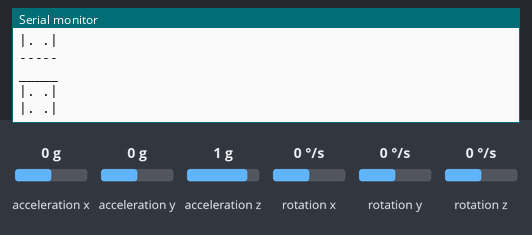
This sketch was run on a simulated Arduino Uno, built with avr-gcc and run on an emulated ATmega328P. On the bench: the last lines printed to the serial monitor. The test bench sets the inputs (shaded band); at power-on: acceleration x 0 g, acceleration y 0 g, acceleration z 1 g, rotation x 0 °/s, rotation y 0 °/s, rotation z 0 °/s.

Above: at 1.2 s.
1.3 s: acceleration x set to -1.4 g
At 2.3 s:
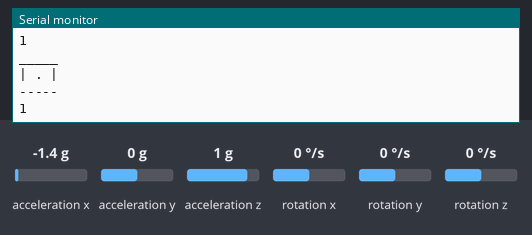
2.9 s: acceleration y set to -1.4 g
At 6.8 s:
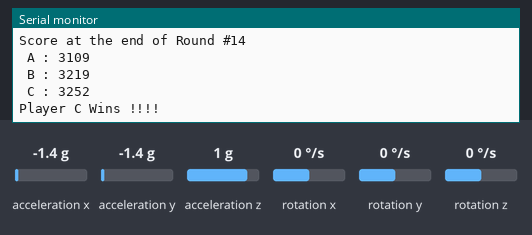
Timing chart, 0 to 8.3 s (numbered marks = the images above; inputs shaded):
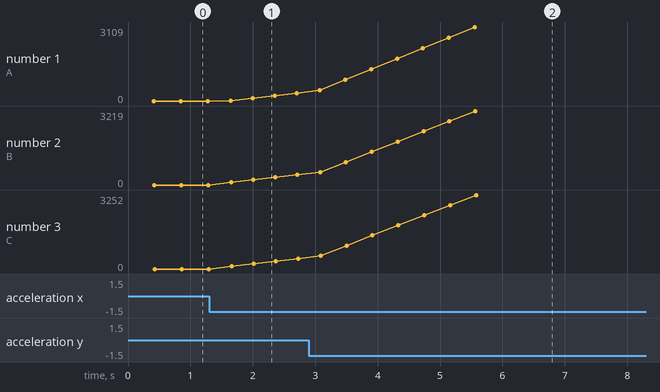

The sketch:

MPU_RAND.ino
```cpp
#include "Wire.h"
#include <MPU6050_light.h>


MPU6050 mpu(Wire);
unsigned long timer = 0;
int passFlag = 0;
int game_state = 0;

void setup() {
  Serial.begin(9600);
  Wire.begin();
  mpu.begin();
}
unsigned char rand_num()
{
  unsigned char sum = 0;
  const uint8_t minEntropyScale = 8; //min-entropy for measuring devices
  for(int i=1;i<=3;i++){
      mpu.update();
      unsigned char X = mpu.getAccAngleX()/10;
      unsigned char Y = mpu.getAccAngleY()/10;
      unsigned char Z = mpu.getGyroX()*10;
      uint8_t real4xBits = (X / minEntropyScale) & 0xF; //Converting the X value obtained to 4 bitnumbers
      uint8_t real4yBits = (Y / minEntropyScale) & 0xF; //Similaryly converting Y
      uint8_t real4zBits = (Z / minEntropyScale) & 0xF; // And Z
      uint8_t randn = ((real4xBits & 0x3) << 6) ^ (real4zBits << 4) ^ (real4yBits << 2) ^ real4xBits ^ (real4zBits >> 2); //Using the Expression for generating a random number
      if (X != 0 || Y!=0 || Z!=0 ){  //Omitting Zero numbers from calculation
        Serial.print("\n");
        Serial.print(randn%6+1); //Taking Mod 6 to get number less than 6 and adding 1 to prevent getting zero
        Serial.print("\n");
        return (randn%6+1); //Function reutrns the number generated
      }
    }
    return; //Edge case

}
int print_pat(int num)
{
  Serial.print("\n_____\n");
  if (num == 1)
  {
    Serial.print("| . |\n");
    Serial.print("-----\n");
  }
  else if(num == 2){
    Serial.print("|. .|\n");
    Serial.print("-----\n");
  }
  else if(num == 3){
    Serial.print("|.  |\n");
    Serial.print("|. .|\n");
    Serial.print("-----\n");
  }
  else if(num == 4){
    Serial.print("|. .|\n");
    Serial.print("|. .|\n");
    Serial.print("-----\n");
  }
  else if(num == 5){
    Serial.print("| . |\n");
    Serial.print("|. .|\n");
    Serial.print("|. .|\n");
    Serial.print("-----\n");
  }
  else {
    Serial.print("|. .|\n");
    Serial.print("|. .|\n");
    Serial.print("|. .|\n");
    Serial.print("-----\n");
  }
  return num;

}
int score_gen(){
  int a = print_pat(rand_num());
  int b = print_pat(rand_num());
  int c = print_pat(rand_num());
  int score = a*100 + b*10 + c;
  return score;
}

void loop() {
 if (game_state == 0)
 {
  int p1 = 0;
  int p2 = 0;
  int p3 = 0;
  int p1_t = 0 ;
  int p2_t = 0;
  int p3_t = 0;
  int k = 1;
  while(game_state == 0)
  {
    Serial.print(" -------------A-------------");
    Serial.print("\n");
    p1 = score_gen();
    Serial.print(" -------------B-------------");
    Serial.print("\n");
    p2 = score_gen();
    Serial.print(" -------------C-------------");
    Serial.print("\n");
    p3 = score_gen();
    p1_t = p1_t + p1;
    p2_t = p2_t + p2;
    p3_t = p3_t + p3;
    Serial.print("Score at the end of Round #");
    Serial.print(k);
    Serial.print("\n");
    Serial.print(" A : ");
    Serial.print(p1_t);
    Serial.print("\n");
    Serial.print(" B : ");
    Serial.print(p2_t);
    Serial.print("\n");
    Serial.print(" C : ");
    Serial.print(p3_t);
    Serial.print("\n");
    if (p1_t >= 3156 || p2_t >= 3156 || p3_t >= 3156){
      game_state++;
      if (p1_t >= p2_t && p1_t >= p3_t)
      {
      Serial.print("\nPlayer A Wins !!!!\n");
      }
      else if(p2_t > p3_t && p2_t > p1_t)
      {
      Serial.print("\nPlayer B Wins !!!!\n");
      }
      else {
      Serial.print("\nPlayer C Wins !!!!\n");
      }
      Serial.end();
    }
    k++;
  }
 }
}
```

Measured:
- after the input at 1.3 s, the serial monitor: prints a new line after 0.09 s (image 1)
- plotted number 1: 0 → 334 after the input at 1.3 s
- plotted number 2: 0 → 444 after the input at 1.3 s
- plotted number 3: 0 → 444 after the input at 1.3 s
